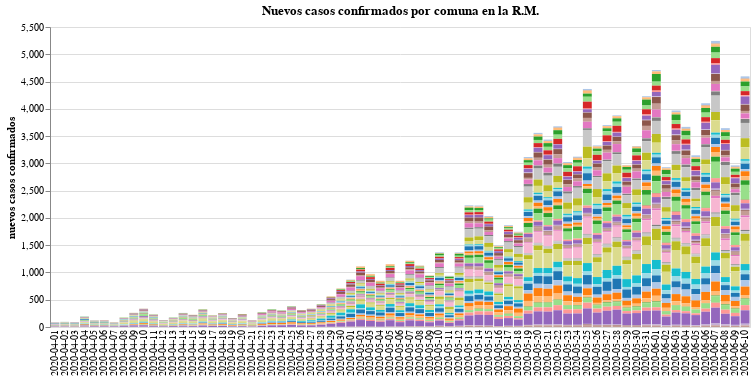

Notebook source saved alongside this figure:
### Code cell
#hide_input
input_dropdown = alt.binding_select(options=data_long_form['Comuna'].unique())
selection1 = alt.selection_single(fields=['Comuna'], bind=input_dropdown, name=' ')
selection2 = alt.selection_multi(fields=['Comuna'], on='mouseover')

color = alt.condition(selection1 | selection2,
                    alt.Color('Comuna:N', scale=alt.Scale(scheme='category20'), legend=None),
                    alt.value('lightgray'))

bars1 = alt.Chart(data_long_form).mark_bar().encode(
    x=alt.X("Fecha", axis=alt.Axis(title="", domain=False, tickSize=0)),
    y=alt.Y("Casos confirmados", axis=alt.Axis(title="nuevos casos confirmados")),
    tooltip = ["Fecha", "Comuna", "Casos confirmados"],
    color = color
).properties(
    title="Nuevos casos confirmados por comuna en la R.M.",
    width=700).add_selection(
    selection1, selection2
).transform_filter(
    selection1
)

bars1

### Figure 1 — Vega-Lite specification as saved in the notebook (floating-point values rounded to 4 significant figures; data arrays with more than 128 entries replaced by an {"elided": "..."} marker saying what was removed)
{"config": {"view": {"continuousWidth": 400, "continuousHeight": 300}}, "data": {"name": "data-9ed07706cf062ed0bdb3926869201ad8"}, "mark": "bar", "encoding": {"color": {"condition": {"type": "nominal", "field": "Comuna", "legend": null, "scale": {"scheme": "category20"}, "selection": {"or": [" ", "selector001"]}}, "value": "lightgray"}, "tooltip": [{"type": "nominal", "field": "Fecha"}, {"type": "nominal", "field": "Comuna"}, {"type": "quantitative", "field": "Casos confirmados"}], "x": {"type": "nominal", "axis": {"domain": false, "tickSize": 0, "title": ""}, "field": "Fecha"}, "y": {"type": "quantitative", "axis": {"title": "nuevos casos confirmados"}, "field": "Casos confirmados"}}, "selection": {" ": {"type": "single", "fields": ["Comuna"], "bind": {"input": "select", "options": ["Alhue", "Buin", "Calera de Tango", "Cerrillos", "Cerro Navia", "Colina", "Conchali", "Curacavi", "El Bosque", "El Monte", "Estacion Central", "Huechuraba", "Independencia", "Isla de Maipo", "La Cisterna", "La Florida", "La Granja", "La Pintana", "La Reina", "Lampa", "Las Condes", "Lo Barnechea", "Lo Espejo", "Lo Prado", "Macul", "Maipu", "Maria Pinto", "Melipilla", "Nunoa", "Padre Hurtado", "Paine", "Pedro Aguirre Cerda", "Penaflor", "Penalolen", "Pirque", "Providencia", "Pudahuel", "Puente Alto", "Quilicura", "Quinta Normal", "Recoleta", "Renca", "San Bernardo", "San Joaquin", "San Jose de Maipo", "San Miguel", "San Pedro", "San Ramon", "Santiago", "Talagante", "Tiltil", "Vitacura"]}}, "selector001": {"type": "multi", "fields": ["Comuna"], "on": "mouseover"}}, "title": "Nuevos casos confirmados por comuna en la R.M.", "transform": [{"filter": {"selection": " "}}], "width": 700, "$schema": "https://vega.github.io/schema/vega-lite/v4.8.1.json", "datasets": {"data-9ed07706cf062ed0bdb3926869201ad8": {"elided": "3692 records"}}}
